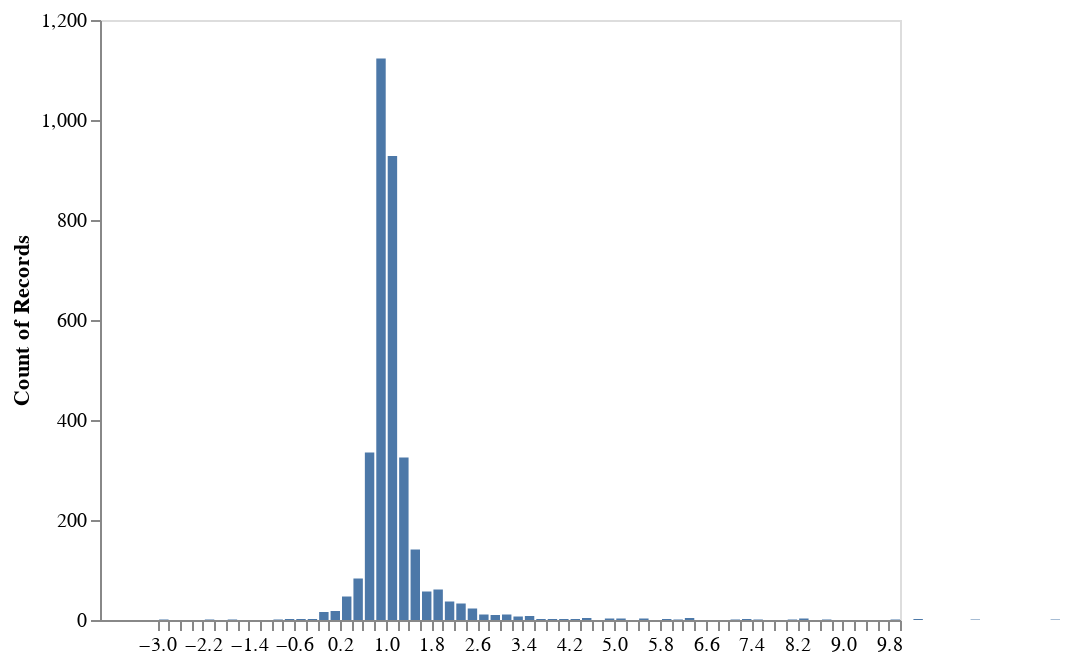

Notebook code for this chart:
### Code cell
alt.Chart(residual).mark_bar().encode(
    alt.X('percents_residuals:Q', axis=alt.Axis(title=''),bin=alt.Bin(maxbins=105), scale=alt.Scale(domain=(-4,10)) ),
    y='count()'
).configure_axis(grid=False)

### Figure 1 — Vega-Lite specification as saved in the notebook (floating-point values rounded to 4 significant figures; data arrays with more than 128 entries replaced by an {"elided": "..."} marker saying what was removed)
{"usermeta": {"embedOptions": {"theme": "fivethirtyeight"}}, "config": {"view": {"continuousWidth": 400, "continuousHeight": 300}, "axis": {"grid": false}}, "data": {"name": "data-3770c4e87f39cd4ca9a9a78e8903f1a9"}, "mark": "bar", "encoding": {"x": {"axis": {"title": ""}, "bin": {"maxbins": 105}, "field": "percents_residuals", "scale": {"domain": [-4, 10]}, "type": "quantitative"}, "y": {"aggregate": "count", "type": "quantitative"}}, "$schema": "https://vega.github.io/schema/vega-lite/v4.17.0.json", "datasets": {"data-3770c4e87f39cd4ca9a9a78e8903f1a9": {"elided": "3326 records"}}}
